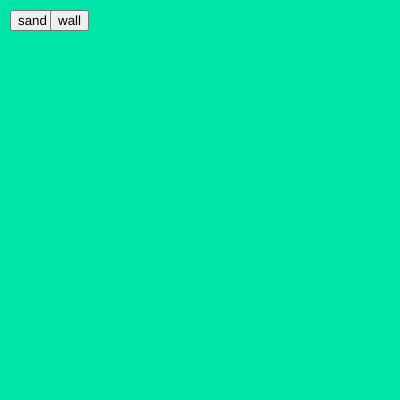
Frame 1 (no input)
Frame 60 (no input): identical to frame 1, image omitted
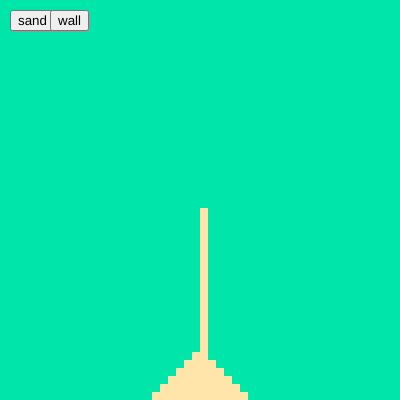
Frame 120 (the mouse pressed at the canvas centre since frame 60)

The p5.js sketch that drew these frames (run headless with seeded random() and noise() and a simulated clock; from frame 60 on, the mouse is pressed at the canvas centre):

// p5.js sketch
// ── sketch.js
/// <reference path="./p5.d/p5.global-mode.d.ts" />

const EMPTY = 0;
const SAND = 1;
const WALL = 2;

const cellTypeMap = {
	"EMPTY": 0,
	"SAND": 1,
	"WALL": 2
}
const res = 50
const scale = 400 / res

let referencePixels;
let writerPixels;
let pixels;

let removeMode = false
let activeCellType = "SAND"

function setup() {
	const cnv = createCanvas(400, 400)

	referencePixels = new ReferencePixels(res)
	writerPixels = new WriterPixels(res)

	cnv.mousePressed(() => {
		const row = floor(mouseY / scale)
		const col = floor(mouseX / scale)
		if (!referencePixels.isEmpty(col, row)) {
			removeMode = true
		}
	})
	cnv.mouseReleased(() => {
		removeMode = false
	})

	const sandButton = createButton("sand")
	sandButton.position(10, 10)
	sandButton.mousePressed(() => { activeCellType = "SAND" })

	const wallButton = createButton("wall")
	wallButton.position(50, 10)
	wallButton.mousePressed(() => { activeCellType = "WALL" })
}

function processSand(x, y) {
	if (referencePixels.isSand(x, y) && notLastRow(y)) {
		if (isPixelEmpty(x, y + 1)) {
			moveCellDown(x, y)
		} else if (isPixelEmpty(x - 1, y + 1)) {
			moveCellDownLeft(x, y)
		} else if (isPixelEmpty(x + 1, y + 1)) {
			moveCellDownRight(x, y)
		}
	}
}

function moveCellDown(x, y) {
	writerPixels.setEmpty(x, y)
	writerPixels.setSand(x, y + 1)
}

function moveCellDownLeft(x, y) {
	writerPixels.setEmpty(x, y)
	writerPixels.setSand(x - 1, y + 1)
}

function moveCellDownRight(x, y) {
	writerPixels.setEmpty(x, y)
	writerPixels.setSand(x + 1, y + 1)
}

function isPixelEmpty(x, y) {
	return referencePixels.isEmpty(x, y)
}

function notLastRow(y) {
	return y < res - 1
}

function switchCell(newCellType) {
	const mouseOutsideOfCanvas = mouseX < 0 || mouseX >= width || mouseY < 0 || mouseY >= height;
	if (mouseOutsideOfCanvas) return;

	const row = floor(mouseY / scale)
	const col = floor(mouseX / scale)
	if (removeMode) {
		writerPixels.setEmpty(col, row)
	} else {
		writerPixels.set(col, row, newCellType)
	}
}

function draw() {
	background(220)

	if (mouseIsPressed) {
		switchCell(cellTypeMap[activeCellType])
	}

	for (var i = res - 1; i >= 0; i--) {
		for (var j = res - 1; j >= 0; j--) {
			processSand(i, j)
		}
	}

	writerPixels.draw()

	writerPixels.copyFrom(referencePixels.pixels)
	referencePixels.copyFrom(writerPixels.pixels)

}
// ── ChangedPixels.js
class ChangedPixels {
    changedPixels

    constructor() {
        this.reset();
    }

    set(x, y) {
        const index = (y * res) + x;
        this.changedPixels[index] = true;
    }

    hasChanged(x, y) {
        const index = (y * res) + x;
        return this.changedPixels[index];
    }

    reset() {
        this.changedPixels = Array(res * res).fill(false);
    }

}
// ── CopyPixels.js
/// <reference path="./p5.d/p5.global-mode.d.ts" />

class CopyPixels {
    pixels = [];
    res;
    
    CopyPixels(res) {
        res = res;

        for (let i = 0; i < res; i++) {
            const row = []
            for (let j = 0; j < res; j++) {
                row.push(createVector(i * scale, j * scale, EMPTY))
            }
            pixels.push(row)
        }
    }

    setPixel(x, y, newValue) {
        if (x < 0 || x >= res || y < 0 || y >= res) return false
        pixel[x][y].z = newValue
    } 

} 
// ── EmptyCell.js
class EmptyCell {
    x;
    y;

    constructor(x, y) {
        this.x = x
        this.y = y
    }

    process(pixels) {}

    draw() {
        fill(0, 229, 170)
        noStroke()
        rect(this.x * scale, this.y * scale, scale, scale)
    }
}
// ── Pixels.js
class Pixels {

    pixels = [];
    res;

    constructor(res) {
        this.res = res;
        this.pixels = createNewPixelGrid((x, y) => createVector(x * scale, y * scale, EMPTY))
    }

    copyFrom(sourcePixels) {
        this.pixels = createNewPixelGrid((x, y) => sourcePixels[x][y])
    }

    draw() {
        for (let row of this.pixels) {
            for (let p of row) {
                if (p.z == SAND) {
                    fill(255, 229, 170)
                    noStroke()
                    rect(p.x, p.y, 10, 10)
                }
                if (p.z == WALL) {
                    fill(0, 0, 0)
                    noStroke()
                    rect(p.x, p.y, 10, 10)
                }
                if (p.z == EMPTY) {
                    fill(0, 229, 170)
                    noStroke()
                    rect(p.x, p.y, 10, 10)
                }
            }
        }
    }
}

const createNewPixelGrid = (proc) => {
    const newPixels = []
    for (let i = 0; i < res; i++) {
        const row = []
        for (let j = 0; j < res; j++) {
            row.push(proc(i, j))
        }
        newPixels.push(row)
    }
    return newPixels
}
// ── ReferencePixels.js
/// <reference path="./p5.d/p5.global-mode.d.ts" />

class ReferencePixels extends Pixels {
    constructor(res) {
        super(res)
    }

    isEmpty(x, y) {
        return this.seePixel(x, y) == EMPTY
    }

    isSand(x, y) {
        return this.seePixel(x, y) == SAND
    }

    seePixel(x, y) {
        const withinGrid = x >= 0 && y >= 0 && x < res && y < res;
        return withinGrid ? this.pixels[x][y].z : WALL
    }
} 
// ── SandCell.js
class SandCell {
    x;
    y;

    constructor(x, y) {
        this.x = x
        this.y = y
    }

    process(pixels) {
        if (this.isPixelEmpty(this.x, this.y + 1, pixels)) {
            this.moveCellDown(this.x, this.y, pixels)
        } else if (this.isPixelEmpty(this.x - 1, this.y + 1, pixels) && this.isPixelEmpty(this.x - 1, this.y, pixels)) {
            this.moveCellDownLeft(this.x, this.y, pixels)
        } else if (this.isPixelEmpty(this.x + 1, this.y + 1, pixels) && this.isPixelEmpty(this.x + 1, this.y, pixels)) {
            this.moveCellDownRight(this.x, this.y, pixels)
        }
    }

    moveCellDown(x, y, pixels) {
        pixels.swap(x, y, x, y+1)
    }
    
    moveCellDownLeft(x, y, pixels) {
        pixels.swap(x, y, x-1, y+1)
    }
    
    moveCellDownRight(x, y, pixels) {
        pixels.swap(x, y, x+1, y+1)
    }

    isPixelEmpty(x, y, pixels) {
        return pixels.isEmpty(x, y)
    }

    draw() {
        fill(255, 229, 170)
        noStroke()
        rect(this.x * scale, this.y * scale, scale, scale)
    }
}
// ── WallCell.js
class WallCell {
    x;
    y;

    constructor(x, y) {
        this.x = x
        this.y = y
    }

    process(pixels) {}

    draw() {
        fill(0, 0, 0)
        noStroke()
        rect(p.x + offset, p.y, scale, scale)
    }
}
// ── WriterPixels.js
/// <reference path="./p5.d/p5.global-mode.d.ts" />

class WriterPixels extends Pixels{
    constructor(res) {
        super(res)
    }

    set(x, y, newCellType) {
        this.pixels[x][y].z = newCellType
    }

    setEmpty(x, y) {
        this.pixels[x][y].z = EMPTY
    }

    setSand(x, y) {
        this.pixels[x][y].z = SAND
    }
} 
